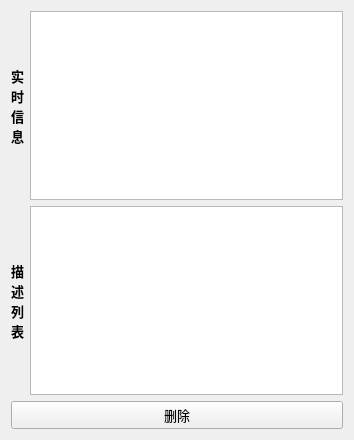
<?xml version="1.0" encoding="UTF-8"?>
<ui version="4.0">
 <class>DefectWidget</class>
 <widget class="QWidget" name="DefectWidget">
  <property name="geometry">
   <rect>
    <x>0</x>
    <y>0</y>
    <width>354</width>
    <height>440</height>
   </rect>
  </property>
  <property name="font">
   <font>
    <family>微软雅黑</family>
    <pointsize>10</pointsize>
   </font>
  </property>
  <property name="windowTitle">
   <string>Form</string>
  </property>
  <layout class="QVBoxLayout" name="verticalLayout">
   <item>
    <layout class="QGridLayout" name="gridLayout">
     <item row="0" column="0">
      <widget class="QLabel" name="label_1">
       <property name="sizePolicy">
        <sizepolicy hsizetype="Maximum" vsizetype="Preferred">
         <horstretch>0</horstretch>
         <verstretch>0</verstretch>
        </sizepolicy>
       </property>
       <property name="font">
        <font>
         <weight>75</weight>
         <bold>true</bold>
        </font>
       </property>
       <property name="text">
        <string>实
时
信
息</string>
       </property>
       <property name="alignment">
        <set>Qt::AlignCenter</set>
       </property>
       <property name="wordWrap">
        <bool>true</bool>
       </property>
      </widget>
     </item>
     <item row="0" column="1">
      <widget class="QTextEdit" name="realInfoEdit">
       <property name="readOnly">
        <bool>true</bool>
       </property>
      </widget>
     </item>
    </layout>
   </item>
   <item>
    <layout class="QHBoxLayout" name="horizontalLayout">
     <item>
      <widget class="QLabel" name="label_2">
       <property name="sizePolicy">
        <sizepolicy hsizetype="Maximum" vsizetype="Preferred">
         <horstretch>0</horstretch>
         <verstretch>0</verstretch>
        </sizepolicy>
       </property>
       <property name="font">
        <font>
         <weight>75</weight>
         <bold>true</bold>
        </font>
       </property>
       <property name="text">
        <string>描
述
列
表</string>
       </property>
       <property name="alignment">
        <set>Qt::AlignCenter</set>
       </property>
       <property name="wordWrap">
        <bool>true</bool>
       </property>
      </widget>
     </item>
     <item>
      <widget class="QTreeView" name="treeView"/>
     </item>
    </layout>
   </item>
   <item>
    <layout class="QHBoxLayout" name="horizontalLayout_3">
     <item>
      <widget class="QPushButton" name="deleteButton">
       <property name="text">
        <string>删除</string>
       </property>
      </widget>
     </item>
    </layout>
   </item>
  </layout>
 </widget>
 <resources/>
 <connections/>
</ui>
